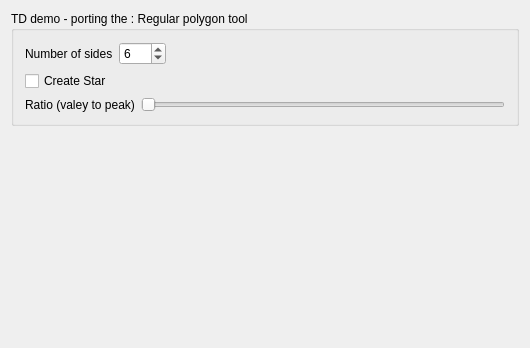
<?xml version="1.0" encoding="UTF-8"?>
<ui version="4.0">
 <class>toolPropertyContainer</class>
 <widget class="QWidget" name="toolPropertyContainer">
  <property name="geometry">
   <rect>
    <x>0</x>
    <y>0</y>
    <width>530</width>
    <height>348</height>
   </rect>
  </property>
  <property name="sizePolicy">
   <sizepolicy hsizetype="Preferred" vsizetype="Preferred">
    <horstretch>0</horstretch>
    <verstretch>0</verstretch>
   </sizepolicy>
  </property>
  <property name="windowTitle">
   <string>Form</string>
  </property>
  <layout class="QVBoxLayout" name="verticalLayout_2">
   <item>
    <layout class="QHBoxLayout" name="horizontalLayout_3">
     <item>
      <widget class="QGroupBox" name="options">
       <property name="sizePolicy">
        <sizepolicy hsizetype="Preferred" vsizetype="Preferred">
         <horstretch>0</horstretch>
         <verstretch>0</verstretch>
        </sizepolicy>
       </property>
       <property name="title">
        <string>TD demo - porting the : Regular polygon tool</string>
       </property>
       <layout class="QVBoxLayout" name="verticalLayout">
        <item>
         <layout class="QHBoxLayout" name="horizontalLayout">
          <item>
           <widget class="QLabel" name="label">
            <property name="text">
             <string>Number of sides</string>
            </property>
           </widget>
          </item>
          <item>
           <widget class="QSpinBox" name="numSides">
            <property name="minimum">
             <number>3</number>
            </property>
            <property name="maximum">
             <number>100</number>
            </property>
            <property name="value">
             <number>6</number>
            </property>
           </widget>
          </item>
          <item>
           <spacer name="horizontalSpacer">
            <property name="orientation">
             <enum>Qt::Horizontal</enum>
            </property>
            <property name="sizeHint" stdset="0">
             <size>
              <width>40</width>
              <height>20</height>
             </size>
            </property>
           </spacer>
          </item>
         </layout>
        </item>
        <item>
         <widget class="QCheckBox" name="createStar">
          <property name="text">
           <string>Create Star</string>
          </property>
         </widget>
        </item>
        <item>
         <layout class="QHBoxLayout" name="horizontalLayout_2">
          <item>
           <widget class="QLabel" name="label_2">
            <property name="text">
             <string>Ratio (valey to peak)</string>
            </property>
           </widget>
          </item>
          <item>
           <widget class="QSlider" name="ratio">
            <property name="minimum">
             <number>2</number>
            </property>
            <property name="maximum">
             <number>1000</number>
            </property>
            <property name="orientation">
             <enum>Qt::Horizontal</enum>
            </property>
           </widget>
          </item>
         </layout>
        </item>
       </layout>
      </widget>
     </item>
    </layout>
   </item>
   <item>
    <spacer name="verticalSpacer">
     <property name="orientation">
      <enum>Qt::Vertical</enum>
     </property>
     <property name="sizeHint" stdset="0">
      <size>
       <width>20</width>
       <height>40</height>
      </size>
     </property>
    </spacer>
   </item>
  </layout>
 </widget>
 <layoutdefault spacing="6" margin="11"/>
 <resources/>
 <connections/>
</ui>
